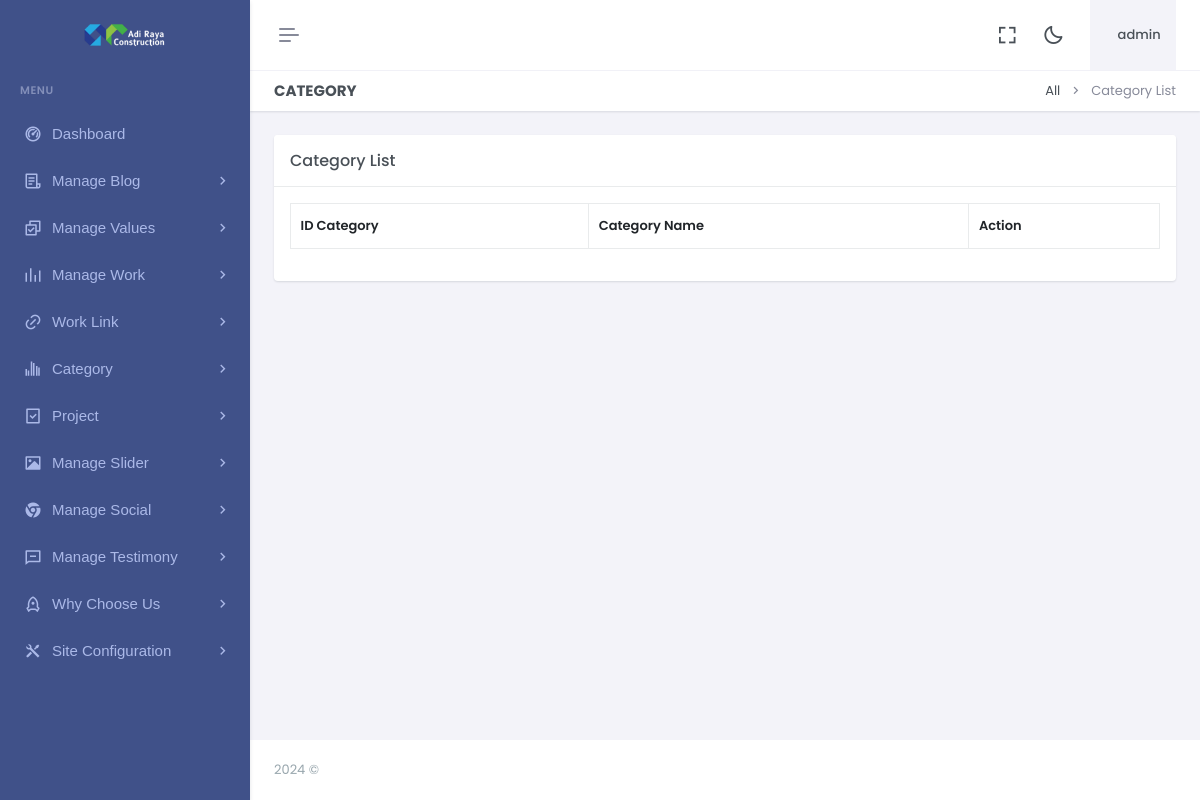
The app's page /dashboard/categorylist.php (signed in), older data.
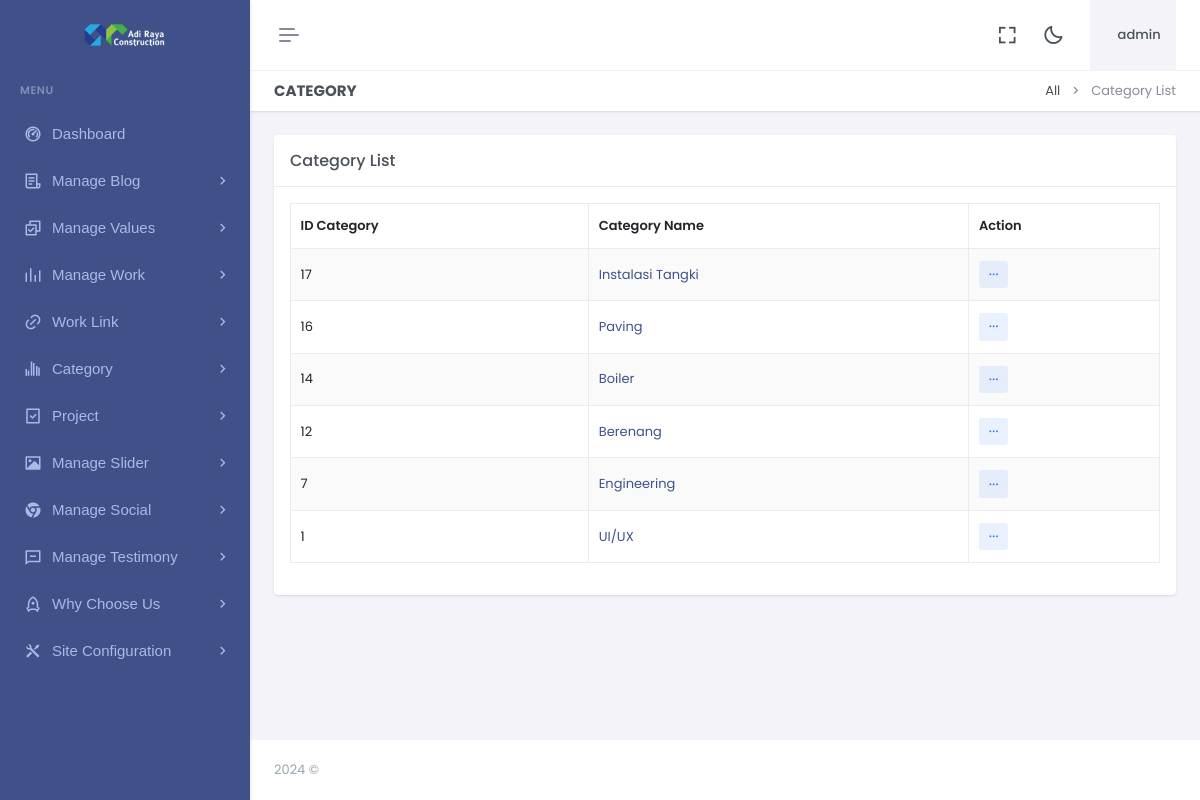
The same page, newer data.
### tables this page shows
CREATE TABLE `logo` (
  `id` int(11) NOT NULL,
  `xfile` varchar(1000) NOT NULL,
  `ufile` varchar(1000) NOT NULL,
  `updated_at` timestamp NOT NULL DEFAULT current_timestamp() ON UPDATE current_timestamp()
);

CREATE TABLE `category` (
  `cat_id` int(11) NOT NULL,
  `name` varchar(150) NOT NULL
);

### dashboard/categorylist.php (the view)
<?php include"header.php";?>
<?php include"sidebar.php";?>
<div class="main-content">
 <div class="page-content">
       <div class="container-fluid">
                    <div class="row">
                        <div class="col-12">
                            <div class="page-title-box d-sm-flex align-items-center justify-content-between">
                                <h4 class="mb-sm-0">Category</h4>
                                <div class="page-title-right">
                                    <ol class="breadcrumb m-0">
                                        <li class="breadcrumb-item"><a href="javascript: void(0);">All</a></li>
                                        <li class="breadcrumb-item active">Category List</li>
                                    </ol>
                                </div>
                            </div>
                        </div>
                    </div>
                    <div class="row">
                        <div class="col-lg-12">
                            <div class="card">
                                <div class="card-header">
                                    <h5 class="card-title mb-0">Category List</h5>
                                </div>
                                <div class="card-body">
                                    <table id="example" class="table table-bordered dt-responsive nowrap table-striped align-middle" style="width:100%">
                                        <thead>
                                            <tr>
                                                <th data-ordering="false">ID Category</th>
                                                <th data-ordering="false">Category Name</th>
                                                <th>Action</th>
                                            </tr>
                                        </thead>
                                        <tbody>
                                        <?php
				   $q="SELECT * FROM  category ORDER BY cat_id DESC";
 $r123 = mysqli_query($con,$q);
while($ro = mysqli_fetch_array($r123))
{
	$cat_id="$ro[cat_id]";
	$name="$ro[name]";
  print "<tr>
				  <td>
				  $cat_id
				  </td>
          <td><a href='$name'>
				  $name</a>
				  </td>
          <td>
                                                    <div class='dropdown d-inline-block'>
                                                        <button class='btn btn-soft-secondary btn-sm dropdown' type='button' data-bs-toggle='dropdown' aria-expanded='false'>
                                                            <i class='ri-more-fill align-middle'></i>
                                                        </button>
                                                        <ul class='dropdown-menu dropdown-menu-end'>
                                                            <li>
                                                                <a href='deletecategory.php?id=$cat_id' class='dropdown-item remove-item-btn'>
                                                                    <i class='ri-delete-bin-fill align-bottom me-2 text-muted'></i> Delete
                                                                </a>
                                                            </li>
                                                        </ul>
                                                    </div>
                                                </td>
				  </tr>";
  }
  ?>
                                        </tbody>
                                    </table>
                                </div>
                            </div>
                        </div>
                    </div>
                </div>
            </div>
            <?php include"footer.php";?>

### dashboard/header.php (shortened to what this page needs)
<?php
if (isset($_SESSION['username'])) {
    $username = $_SESSION['username'];
} else {
    print "
				<script language='javascript'>
					window.location = 'login.php';
				</script>
			";
}
?>
<!doctype html>
<html lang="en" data-layout="vertical" data-topbar="light" data-sidebar="dark" data-sidebar-size="lg"
    data-sidebar-image="none">
<head>
    <link href="assets/libs/jsvectormap/css/jsvectormap.min.css" rel="stylesheet" type="text/css" />
    <link href="assets/libs/swiper/swiper-bundle.min.css" rel="stylesheet" type="text/css" />
    <link href="assets/css/bootstrap.min.css" rel="stylesheet" type="text/css" />
    <link href="assets/css/icons.min.css" rel="stylesheet" type="text/css" />
    <link href="assets/css/app.min.css" rel="stylesheet" type="text/css" />
    <link href="assets/css/custom.min.css" rel="stylesheet" type="text/css" />
</head>
<body>
    <div id="layout-wrapper">
        <header id="page-topbar">
            <div class="layout-width">
                <div class="navbar-header">
                    <div class="d-flex">
                        <button type="button"
                            class="btn btn-sm px-3 fs-16 header-item vertical-menu-btn topnav-hamburger"
                            id="topnav-hamburger-icon">
                            <span class="hamburger-icon">
                                <span></span>
                                <span></span>
                                <span></span>
                            </span>
                        </button>
                    </div>
                    <div class="d-flex align-items-center">
                        <div class="ms-1 header-item d-none d-sm-flex">
                            <button type="button" class="btn btn-icon btn-topbar btn-ghost-secondary rounded-circle"
                                data-toggle="fullscreen">
                                <i class='bx bx-fullscreen fs-22'></i>
                            </button>
                        </div>
                        <div class="ms-1 header-item d-none d-sm-flex">
                            <button type="button"
                                class="btn btn-icon btn-topbar btn-ghost-secondary rounded-circle light-dark-mode">
                                <i class='bx bx-moon fs-22'></i>
                            </button>
                        </div>
                        <div class="dropdown ms-sm-3 header-item topbar-user">
                            <button type="button" class="btn" id="page-header-user-dropdown" data-bs-toggle="dropdown"
                                aria-haspopup="true" aria-expanded="false">
                                <span class="d-flex align-items-center">
                                    <span class="text-start ms-xl-2">
                                        <span class="d-none d-xl-inline-block ms-1 fw-medium user-name-text">
                                            <?php print $username; ?>
                                        </span>
                                    </span>
                                </span>
                            </button>
                        </div>
                    </div>
                </div>
            </div>
        </header>

### dashboard/sidebar.php (shortened to what this page needs)
<?php
include "../z_db.php";
?>
<div class="app-menu navbar-menu">
    <div class="navbar-brand-box">
        <?php
        $rr = mysqli_query($con, "SELECT ufile FROM logo");
        $r = mysqli_fetch_row($rr);
        $ufile = $r[0];
        ?>
        <a href="#" class="logo logo-light">
            <span class="logo-lg">
                <img src="uploads/logo/<?php print $ufile ?>" alt="" height="30">
            </span>
        </a>
    </div>
    <div id="scrollbar">
        <div class="container-fluid">
            <ul class="navbar-nav" id="navbar-nav">
                <li class="menu-title"><span data-key="t-menu">Menu</span></li>
                <li class="nav-item">
                    <a href="dashboard" class="nav-link" data-key="t-analytics"> <i class="ri-dashboard-2-line"></i>
                        <span data-key="t-dashboards"> Dashboard </span></a>
                </li>
                <li class="nav-item">
                    <a class="nav-link menu-link" href="#sidebarB" data-bs-toggle="collapse" role="button"
                        aria-expanded="true" aria-controls="sidebarLanding">
                        <i class="ri-file-list-3-line"></i> <span data-key="t-landing">Manage Blog</span>
                    </a>
                </li>
                <li class="nav-item">
                    <a class="nav-link menu-link" href="#sidebarLanding" data-bs-toggle="collapse" role="button"
                        aria-expanded="true" aria-controls="sidebarLanding">
                        <i class="ri-checkbox-multiple-line"></i> <span data-key="t-landing">Manage Values</span>
                    </a>
                </li>
                <li class="nav-item">
                    <a class="nav-link menu-link" href="#sidebarPot" data-bs-toggle="collapse" role="button"
                        aria-expanded="true" aria-controls="sidebarLanding">
                        <i class="ri-rhythm-fill"></i> <span data-key="t-landing">Manage Work</span>
                    </a>
                </li>
                <li class="nav-item">
                    <a class="nav-link menu-link" href="#sidebarZ" data-bs-toggle="collapse" role="button"
                        aria-expanded="true" aria-controls="sidebarLanding">
                        <i class="ri-link"></i> <span data-key="t-landing">Work Link</span>
                    </a>
                </li>
                <li class="nav-item">
                    <a class="nav-link menu-link" href="#sidebarU" data-bs-toggle="collapse" role="button"
                        aria-expanded="true" aria-controls="sidebarLanding">
                        <i class="ri-bar-chart-grouped-fill"></i> <span data-key="t-landing">Category</span>
                    </a>
                </li>
                <li class="nav-item">
                    <a class="nav-link menu-link" href="#sidebarGU" data-bs-toggle="collapse" role="button"
                        aria-expanded="true" aria-controls="sidebarLanding">
                        <i class="ri-task-line"></i> <span data-key="t-landing">Project</span>
                    </a>
                </li>
                <li class="nav-item">
                    <a class="nav-link menu-link" href="#sidebarSl" data-bs-toggle="collapse" role="button"
                        aria-expanded="true" aria-controls="sidebarLanding">
                        <i class="ri-image-fill"></i> <span data-key="t-landing">Manage Slider</span>
                    </a>
                </li>
                <li class="nav-item">
                    <a class="nav-link menu-link" href="#sidebarX" data-bs-toggle="collapse" role="button"
                        aria-expanded="true" aria-controls="sidebarLanding">
                        <i class="ri-chrome-fill"></i> <span data-key="t-landing">Manage Social</span>
                    </a>
                </li>
                <li class="nav-item">
                    <a class="nav-link menu-link" href="#sidebarT" data-bs-toggle="collapse" role="button"
                        aria-expanded="true" aria-controls="sidebarLanding">
                        <i class="ri-message-line"></i> <span data-key="t-landing">Manage Testimony</span>
                    </a>
                </li>
                <li class="nav-item">
                    <a class="nav-link menu-link" href="#sidebarW" data-bs-toggle="collapse" role="button"
                        aria-expanded="true" aria-controls="sidebarLanding">
                        <i class="ri-rocket-line"></i> <span data-key="t-landing"> Why Choose Us</span>
                    </a>
                </li>
                <li class="nav-item">
                    <a class="nav-link menu-link" href="#sidebarK" data-bs-toggle="collapse" role="button"
                        aria-expanded="true" aria-controls="sidebarLanding">
                        <i class="ri-tools-fill"></i> <span data-key="t-landing"> Site Configuration </span>
                    </a>
                </li>
            </ul>
        </div>
    </div>
    <div class="sidebar-background"></div>
</div>

### dashboard/footer.php (shortened to what this page needs)
    <footer class="footer">
        <div class="container-fluid">
            <div class="row">
                <div class="col-sm-6">
                    <script>document.write(new Date().getFullYear())</script> ©
                </div>
                <div class="col-sm-6">
                </div>
            </div>
        </div>
    </footer>
</div>
</div>
</body>
</html>

Row changes from the older to the newer data that the page shows:
added category: cat_id "17", name "Instalasi Tangki"
added category: cat_id "16", name "Paving"
added category: cat_id "14", name "Boiler"
added category: cat_id "12", name "Berenang"
added category: cat_id "7", name "Engineering"
added category: cat_id "1", name "UI/UX"
